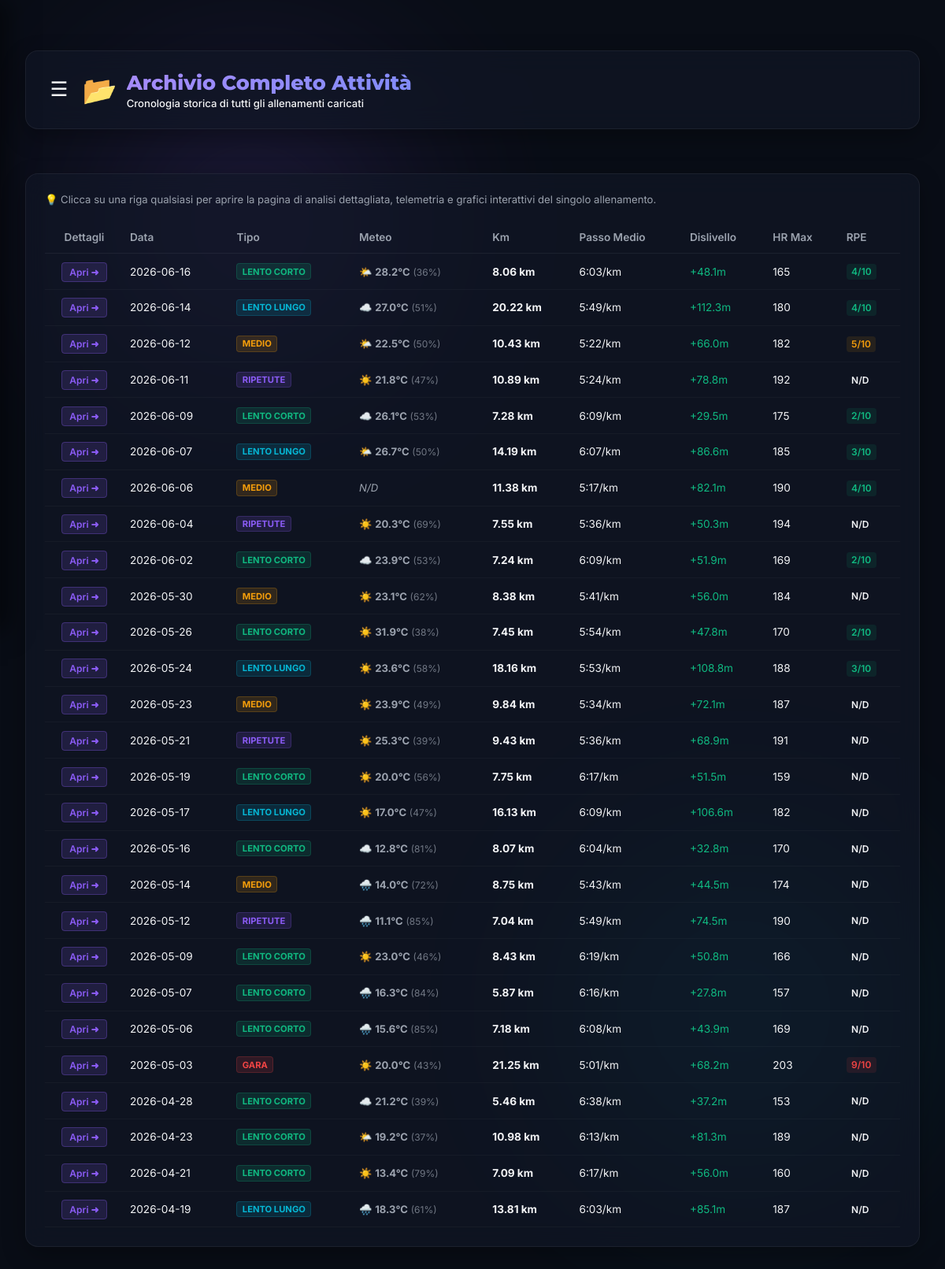
The app's page /history with its own data.
### database/database.py (models this page shows, shortened)
class Base(DeclarativeBase):
    pass

class WorkoutExecuted(Base):
    __tablename__ = "workouts_executed"
    id: Mapped[int] = mapped_column(Integer, primary_key=True, autoincrement=True)
    planned_id: Mapped[Optional[int]] = mapped_column(ForeignKey("workouts_planned.id"), nullable=True)
    date: Mapped[datetime.date] = mapped_column(Date, nullable=False)
    workout_type: Mapped[str] = mapped_column(String, nullable=False, default="lento_corto")
    distance_km: Mapped[float] = mapped_column(Float, nullable=False)
    avg_pace: Mapped[float] = mapped_column(Float, nullable=False)  # stored in seconds per km (e.g. 304s = 5:04/km)
    avg_cadence: Mapped[Optional[float]] = mapped_column(Float, nullable=True)  # steps per minute
    shoe_used: Mapped[Optional[str]] = mapped_column(String, nullable=True)  # "Asics Gel-Nimbus", "Adidas Adizero", etc.
    elevation_gain: Mapped[Optional[float]] = mapped_column(Float, nullable=True)
    elevation_loss: Mapped[Optional[float]] = mapped_column(Float, nullable=True)
    max_hr: Mapped[Optional[int]] = mapped_column(Integer, nullable=True)
    laps_summary: Mapped[Optional[List[Dict[str, Any]]]] = mapped_column(JSON, nullable=True)
    rpe_score: Mapped[Optional[int]] = mapped_column(Integer, nullable=True)  # Rate of Perceived Exertion (1-10)
    comment: Mapped[Optional[str]] = mapped_column(String, nullable=True)  # Athlete notes/sensations
    planned_workout: Mapped[Optional[WorkoutPlanned]] = relationship(
        "WorkoutPlanned", back_populates="executed_workouts"
    )

### main.py (the view)
@app.get("/history", response_class=HTMLResponse)
def get_workout_history(request: Request, db: Session = Depends(get_db)):
    workouts = db.query(WorkoutExecuted).order_by(WorkoutExecuted.date.desc()).all()
    enriched_workouts = []
    for w in workouts:
        weather = fetch_workout_weather(db, w)
        enriched_workouts.append({
            "obj": w,
            "weather": weather
        })
    shoe_mileage = get_current_shoe_mileage(db)
    predictions = get_race_predictions(db)
    from agents.nodes import build_athlete_performance_profile
    perf_profile = build_athlete_performance_profile(db)
    return templates.TemplateResponse(
        request=request,
        name="history.html",
        context={
            "workouts": enriched_workouts,
            "shoe_mileage": shoe_mileage,
            "predictions": predictions,
            "perf_profile": perf_profile
        }
    )

### templates/history.html (shortened to what this page needs)
<!DOCTYPE html>
<html lang="it">
<head>
    <link rel="stylesheet" href="/static/css/style.css?v=1.1">
</head>
<body>
    <div class="bg-glow bg-glow-purple"></div>
    <div class="bg-glow bg-glow-blue"></div>
    <div class="container" style="max-width: 1200px; margin: 0 auto; padding: 2rem 1rem;">
        <header class="dashboard-header glass-card" style="margin-bottom: 2rem; display: flex; align-items: center; justify-content: space-between; flex-wrap: wrap; gap: 1rem;">
            <div class="header-logo" style="display: flex; align-items: center; gap: 0.75rem;">
                <button class="hamburger-menu-btn" onclick="toggleSidebar()" aria-label="Apri menu">☰</button>
                <span class="logo-emoji" style="font-size: 2.2rem;">📂</span>
                <div class="logo-text">
                    <h1 style="margin: 0; font-family: 'Montserrat', sans-serif; font-size: 1.6rem; font-weight: 800; background: linear-gradient(135deg, #a78bfa, #818cf8); -webkit-background-clip: text; -webkit-text-fill-color: transparent;">Archivio Completo Attività</h1>
                    <p style="margin: 0.2rem 0 0 0; font-size: 0.82rem; color: var(--text-muted);">Cronologia storica di tutti gli allenamenti caricati</p>
                </div>
            </div>
        </header>
        <div class="glass-card card-workouts-history">
            <p class="history-helper"
                style="font-size: 0.82rem; color: var(--text-secondary); margin-bottom: 1.25rem;">
                💡 Clicca su una riga qualsiasi per aprire la pagina di analisi dettagliata, telemetria e grafici interattivi del singolo allenamento.</p>
            <div class="table-wrapper">
                <table>
                    <thead>
                        <tr>
                            <th style="text-align: center; width: 100px;">Dettagli</th>
                            <th>Data</th>
                            <th>Tipo</th>
                            <th>Meteo</th>
                            <th>Km</th>
                            <th>Passo Medio</th>
                            <th>Dislivello</th>
                            <th>HR Max</th>
                            <th>RPE</th>
                        </tr>
                    </thead>
                    <tbody>
                        {% if workouts %}
                        {% for item in workouts %}
                        {% set w = item.obj %}
                        {% set weather = item.weather %}
                        <tr class="clickable-row" onclick="window.location.href='/workout/{{ w.id }}'"
                            style="cursor: pointer;">
                            <td style="text-align: center; vertical-align: middle; white-space: nowrap;">
                                <span class="view-details-btn"
                                    style="font-size: 0.75rem; background: rgba(139, 92, 246, 0.15); color: var(--color-purple); padding: 0.25rem 0.60rem; border-radius: 4px; border: 1px solid rgba(139, 92, 246, 0.3); font-weight: 600; transition: background 0.2s;">Apri
                                    ➜</span>
                            </td>
                            <td>{{ w.date }}</td>
                            <td><span class="workout-type-tag type-{{ w.workout_type or 'lento_corto' }}"
                                    style="font-size: 0.7rem; font-weight: 700; padding: 0.15rem 0.4rem; border-radius: 4px; display: inline-block; background: rgba(255,255,255,0.05);">{{ (w.workout_type or 'lento_corto') | replace('_', ' ') | upper }}</span></td>
                            <td style="font-size: 0.82rem; color: var(--text-secondary);">
                                {% if weather.temp is not none %}
                                    <span title="{{ weather.status }}">
                                        {% if weather.status == "Soleggiato" %}☀️
                                        {% elif weather.status == "Parzialmente Nuvoloso" %}🌤️
                                        {% elif weather.status == "Nuvoloso" %}☁️
                                        {% elif weather.status == "Pioggia" %}🌧️
                                        {% elif weather.status == "Nebbia" %}🌫️
                                        {% elif weather.status == "Neve" %}❄️
                                        {% elif weather.status == "Temporale" %}⛈️
                                        {% else %}🌤️{% endif %}
                                        <strong>{{ weather.temp }}°C</strong>
                                        <span style="font-size: 0.75rem; opacity: 0.7;">({{ weather.humidity }}%)</span>
                                    </span>
                                {% else %}
                                    <span style="color: var(--text-muted); font-style: italic;">N/D</span>
                                {% endif %}
                            </td>
                            <td><strong>{{ w.distance_km }} km</strong></td>
                            <td>{{ w.pace_formatted }}/km</td>
                            <td style="color: var(--color-green);">+{{ w.elevation_gain or 0 | int }}m</td>
                            <td>{{ w.max_hr or 'N/D' }}</td>
                            <td><span class="rpe-tag rpe-{{ w.rpe_score or 'none' }}">{{ w.rpe_score ~ '/10' if w.rpe_score else 'N/D' }}</span></td>
                        </tr>
                        {% endfor %}
                        {% else %}
                        <tr>
                            <td colspan="9" class="no-data-table">Nessun allenamento registrato. Carica un file GPX nella Dashboard per iniziare!</td>
                        </tr>
                        {% endif %}
                    </tbody>
                </table>
            </div>
        </div>
    </div>
</body>
</html>

### static/css/style.css (style rules this page uses)
:root { --bg-dark: #090d16; --card-bg: rgba(17, 24, 39, 0.65); --border-color: rgba(255, 255, 255, 0.06); --text-primary: #f3f4f6; --text-secondary: #9ca3af; --color-purple: #8b5cf6; --color-pink: #ec4899; --color-cyan: #06b6d4; --color-green: #10b981; --color-yellow: #f59e0b; --color-red: #ef4444; }
* { box-sizing: border-box; margin: 0; padding: 0; }
body { font-family: 'Inter', sans-serif; background-color: var(--bg-dark); color: var(--text-primary); min-height: 100vh; padding: 2rem 1rem; position: relative; overflow-x: hidden; }
.bg-glow { position: absolute; width: 400px; height: 400px; border-radius: 50%; filter: blur(120px); opacity: 0.15; z-index: -1; pointer-events: none; }
.bg-glow-purple { top: 5%; left: 10%; background-color: var(--color-purple); }
.bg-glow-blue { bottom: 10%; right: 5%; background-color: var(--color-cyan); }
.container { max-width: 1200px; margin: 0 auto; display: flex; flex-direction: column; gap: 1.5rem; }
.glass-card { background: var(--card-bg); backdrop-filter: blur(16px); -webkit-backdrop-filter: blur(16px); border: 1px solid var(--border-color); border-radius: 16px; padding: 1.5rem; box-shadow: 0 10px 30px rgba(0, 0, 0, 0.3); }
.dashboard-header { display: flex; justify-content: space-between; align-items: center; flex-wrap: wrap; gap: 1.5rem; }
.header-logo { display: flex; align-items: center; gap: 1rem; }
.logo-emoji { font-size: 2.5rem; }
.logo-text h1 { font-family: 'Montserrat', sans-serif; font-weight: 800; font-size: 1.6rem; background: linear-gradient(135deg, #fff 30%, var(--text-secondary)); background-clip: text; -webkit-background-clip: text; -webkit-text-fill-color: transparent; }
.logo-text p { color: var(--text-secondary); font-size: 0.85rem; font-weight: 500; }
.table-wrapper { width: 100%; overflow-x: auto; }
table { width: 100%; border-collapse: collapse; font-size: 0.85rem; text-align: left; }
th { color: var(--text-secondary); font-weight: 600; padding: 0.75rem 0.5rem; border-bottom: 1px solid var(--border-color); }
td { padding: 0.75rem 0.5rem; border-bottom: 1px solid rgba(255, 255, 255, 0.03); }
.rpe-tag { font-size: 0.75rem; font-weight: 600; padding: 0.15rem 0.4rem; border-radius: 4px; }
.rpe-1, .rpe-2, .rpe-3, .rpe-4 { background: rgba(16, 185, 129, 0.1); color: var(--color-green); }
.rpe-5, .rpe-6, .rpe-7 { background: rgba(245, 158, 11, 0.1); color: var(--color-yellow); }
.rpe-8, .rpe-9, .rpe-10 { background: rgba(239, 68, 68, 0.1); color: var(--color-red); }
.workout-type-tag.type-lento_corto { background-color: rgba(16, 185, 129, 0.15) !important; color: var(--color-green) !important; border: 1px solid rgba(16, 185, 129, 0.2); }
.workout-type-tag.type-lento_lungo { background-color: rgba(6, 182, 212, 0.15) !important; color: var(--color-cyan) !important; border: 1px solid rgba(6, 182, 212, 0.2); }
.workout-type-tag.type-medio { background-color: rgba(245, 158, 11, 0.15) !important; color: var(--color-yellow) !important; border: 1px solid rgba(245, 158, 11, 0.2); }
.workout-type-tag.type-ripetute { background-color: rgba(139, 92, 246, 0.15) !important; color: var(--color-purple) !important; border: 1px solid rgba(139, 92, 246, 0.2); }
.workout-type-tag.type-gara { background-color: rgba(239, 68, 68, 0.15) !important; color: var(--color-red) !important; border: 1px solid rgba(239, 68, 68, 0.2); }
.grid-col, .glass-card, .table-wrapper { min-width: 0; }
.table-wrapper { width: 100%; overflow-x: auto; -webkit-overflow-scrolling: touch; display: block; }
.hamburger-menu-btn { background: none; border: none; color: var(--text-primary); font-size: 1.6rem; cursor: pointer; padding: 0.4rem; display: flex; align-items: center; justify-content: center; border-radius: 8px; transition: background-color 0.2s; line-height: 1; }

### records on screen
WorkoutExecuted: date "2026-06-16", workout_type "LENTO CORTO", distance_km "8.06", pace_formatted "6:03", elevation_gain "48.1", max_hr "165", rpe_score "4/10"
WorkoutExecuted: date "2026-06-14", workout_type "LENTO LUNGO", distance_km "20.22", pace_formatted "5:49", elevation_gain "112.3", max_hr "180", rpe_score "4/10"
WorkoutExecuted: date "2026-06-12", workout_type "MEDIO", distance_km "10.43", pace_formatted "5:22", elevation_gain "66.0", max_hr "182", rpe_score "5/10"
WorkoutExecuted: date "2026-06-11", workout_type "RIPETUTE", distance_km "10.89", pace_formatted "5:24", elevation_gain "78.8", max_hr "192", rpe_score "N/D"
WorkoutExecuted: date "2026-06-09", workout_type "LENTO CORTO", distance_km "7.28", pace_formatted "6:09", elevation_gain "29.5", max_hr "175", rpe_score "2/10"
WorkoutExecuted: date "2026-06-07", workout_type "LENTO LUNGO", distance_km "14.19", pace_formatted "6:07", elevation_gain "86.6", max_hr "185", rpe_score "3/10"
WorkoutExecuted: date "2026-06-06", workout_type "MEDIO", distance_km "11.38", pace_formatted "5:17", elevation_gain "82.1", max_hr "190", rpe_score "4/10"
WorkoutExecuted: date "2026-06-04", workout_type "RIPETUTE", distance_km "7.55", pace_formatted "5:36", elevation_gain "50.3", max_hr "194", rpe_score "N/D"
WorkoutExecuted: date "2026-06-02", workout_type "LENTO CORTO", distance_km "7.24", pace_formatted "6:09", elevation_gain "51.9", max_hr "169", rpe_score "2/10"
WorkoutExecuted: date "2026-05-30", workout_type "MEDIO", distance_km "8.38", pace_formatted "5:41", elevation_gain "56.0", max_hr "184", rpe_score "N/D"
WorkoutExecuted: date "2026-05-26", workout_type "LENTO CORTO", distance_km "7.45", pace_formatted "5:54", elevation_gain "47.8", max_hr "170", rpe_score "2/10"
WorkoutExecuted: date "2026-05-24", workout_type "LENTO LUNGO", distance_km "18.16", pace_formatted "5:53", elevation_gain "108.8", max_hr "188", rpe_score "3/10"
WorkoutExecuted: date "2026-05-23", workout_type "MEDIO", distance_km "9.84", pace_formatted "5:34", elevation_gain "72.1", max_hr "187", rpe_score "N/D"
WorkoutExecuted: date "2026-05-21", workout_type "RIPETUTE", distance_km "9.43", pace_formatted "5:36", elevation_gain "68.9", max_hr "191", rpe_score "N/D"
WorkoutExecuted: date "2026-05-19", workout_type "LENTO CORTO", distance_km "7.75", pace_formatted "6:17", elevation_gain "51.5", max_hr "159", rpe_score "N/D"
WorkoutExecuted: date "2026-05-17", workout_type "LENTO LUNGO", distance_km "16.13", pace_formatted "6:09", elevation_gain "106.6", max_hr "182", rpe_score "N/D"
WorkoutExecuted: date "2026-05-16", workout_type "LENTO CORTO", distance_km "8.07", pace_formatted "6:04", elevation_gain "32.8", max_hr "170", rpe_score "N/D"
WorkoutExecuted: date "2026-05-14", workout_type "MEDIO", distance_km "8.75", pace_formatted "5:43", elevation_gain "44.5", max_hr "174", rpe_score "N/D"
WorkoutExecuted: date "2026-05-12", workout_type "RIPETUTE", distance_km "7.04", pace_formatted "5:49", elevation_gain "74.5", max_hr "190", rpe_score "N/D"
WorkoutExecuted: date "2026-05-09", workout_type "LENTO CORTO", distance_km "8.43", pace_formatted "6:19", elevation_gain "50.8", max_hr "166", rpe_score "N/D"
WorkoutExecuted: date "2026-05-07", workout_type "LENTO CORTO", distance_km "5.87", pace_formatted "6:16", elevation_gain "27.8", max_hr "157", rpe_score "N/D"
WorkoutExecuted: date "2026-05-06", workout_type "LENTO CORTO", distance_km "7.18", pace_formatted "6:08", elevation_gain "43.9", max_hr "169", rpe_score "N/D"
WorkoutExecuted: date "2026-05-03", workout_type "GARA", distance_km "21.25", pace_formatted "5:01", elevation_gain "68.2", max_hr "203", rpe_score "9/10"
WorkoutExecuted: date "2026-04-28", workout_type "LENTO CORTO", distance_km "5.46", pace_formatted "6:38", elevation_gain "37.2", max_hr "153", rpe_score "N/D"
WorkoutExecuted: date "2026-04-23", workout_type "LENTO CORTO", distance_km "10.98", pace_formatted "6:13", elevation_gain "81.3", max_hr "189", rpe_score "N/D"
WorkoutExecuted: date "2026-04-21", workout_type "LENTO CORTO", distance_km "7.09", pace_formatted "6:17", elevation_gain "56.0", max_hr "160", rpe_score "N/D"
WorkoutExecuted: date "2026-04-19", workout_type "LENTO LUNGO", distance_km "13.81", pace_formatted "6:03", elevation_gain "85.1", max_hr "187", rpe_score "N/D"

### other values on screen
{{ weather.temp }} "28.2" "27.0" "22.5" "21.8" "26.1" "26.7" "20.3" "23.9" "23.1" "31.9" "23.6" "23.9" "25.3" "20.0" "17.0" "12.8" "14.0" "11.1" "23.0" "16.3" "15.6" "20.0" "21.2" "19.2" "13.4" "18.3"
{{ weather.humidity }} "36" "51" "50" "47" "53" "50" "69" "53" "62" "38" "58" "49" "39" "56" "47" "81" "72" "85" "46" "84" "85" "43" "39" "37" "79" "61"
